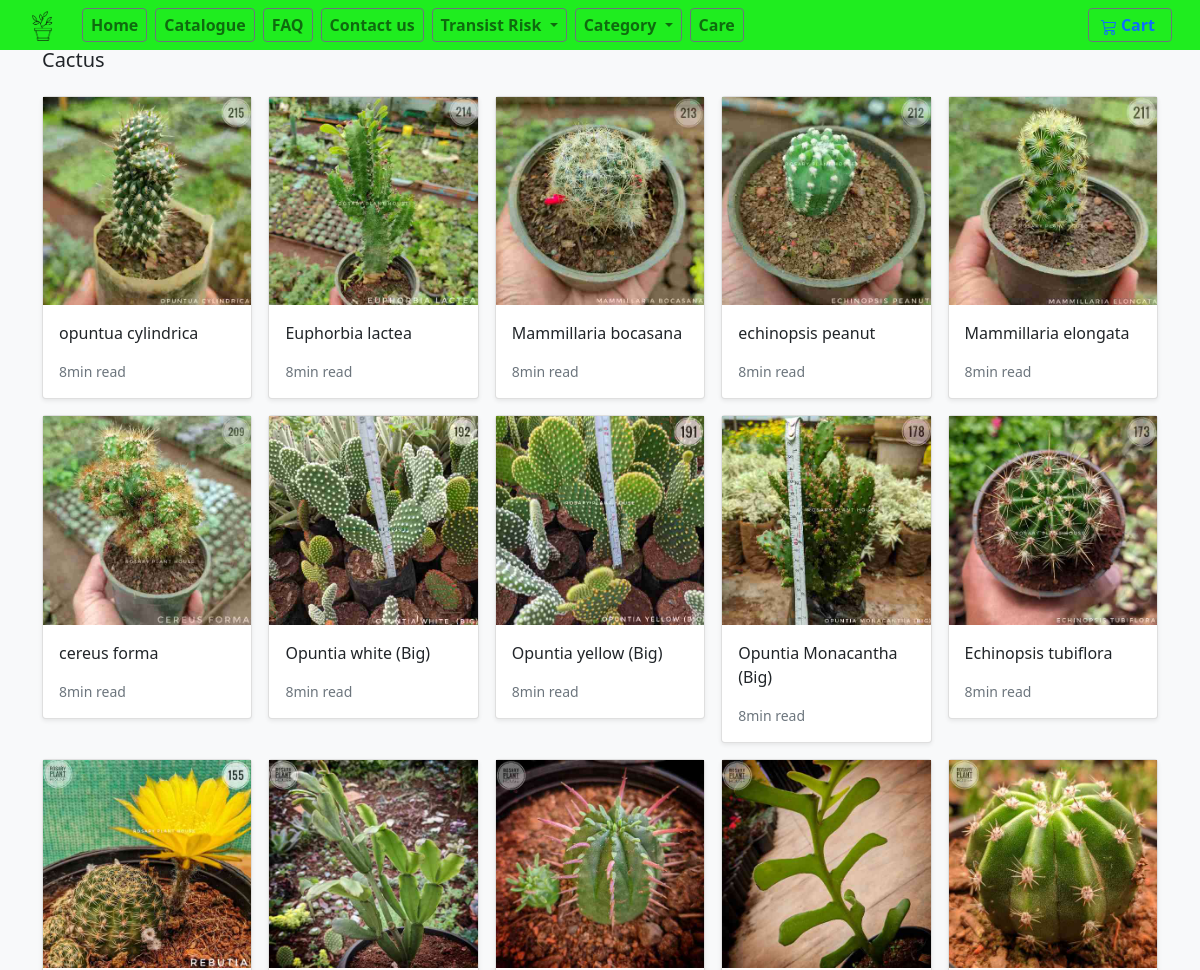
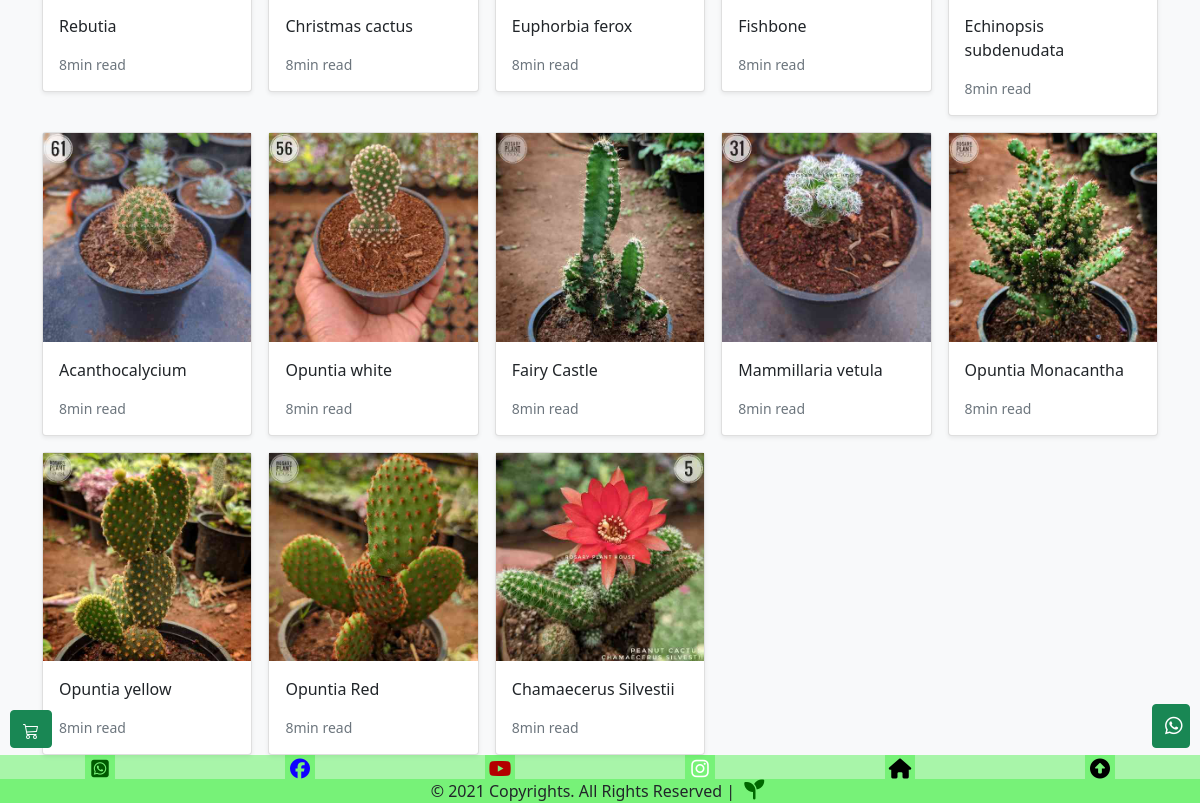
Page /shop/cactus/ on the committed database (2 pictures, top to bottom).
### store/models.py (models this page shows, shortened)
class Category(models.Model):
    name = models.CharField(max_length=255, db_index=True)
    slug = models.SlugField(max_length=255, unique=True)
    class Meta:
        verbose_name_plural = 'categories'

class Product(models.Model):
    pid=models.IntegerField(null=False)
    category = models.ForeignKey(Category, related_name='product', on_delete=models.CASCADE,default=7)
    risk = models.ForeignKey(Risk, related_name='product', on_delete=models.CASCADE,default=1)
    created_by = models.ForeignKey(User, on_delete=models.CASCADE, related_name='product_creator',default=1)
    title = models.CharField(max_length=255)
    Nickname=models.CharField(max_length=255)
    author = models.CharField(max_length=255, default='admin')
    description = models.TextField(blank=True)
    image = models.ImageField(upload_to='images/', default='images/default.png')
    slug = models.SlugField(max_length=255)
    size=models.CharField(max_length=255, default="2-3")
    price = models.IntegerField(default=0)
    disprice = models.IntegerField(default=0)
    orgprice = models.IntegerField(default=0)
    in_stock = models.BooleanField(default=True)
    indoor = models.BooleanField(default=False)
    mother = models.BooleanField(default=False)
    is_active = models.BooleanField(default=True)
    created = models.DateTimeField(auto_now_add=True)
    updated = models.DateTimeField(auto_now=True)
    objects = models.Manager()
    sun = models.ForeignKey(Sun, related_name='product', on_delete=models.CASCADE,default=1)
    Watering = models.ForeignKey(Watering, related_name='product', on_delete=models.CASCADE,default=1)
    products = ProductManager()
    maintenance = models.ForeignKey(maintenance, related_name='product', on_delete=models.CASCADE,default=1)
    tag = models.CharField(max_length=20, choices=TAG_CHOICES, default='None')
    class Meta:
        verbose_name_plural = 'Products'
        ordering = ('-created',)
    def get_absolute_url(self):
        return reverse('store:product_detail', args=[self.slug])

### store/views.py (the view)
# urls.py: path('shop/<slug:category_slug>/', views.category_list, name='category_list'),
def category_list(request, category_slug=None):
    category = get_object_or_404(Category, slug=category_slug)
    products = Product.objects.filter(category=category)
    return render(request, 'store/products/category.html', {'category': category, 'products': products})

### basket/basket.py (called while the page is built)
    def __len__(self):
        return sum(item['qty'] for item in self.basket.values())

### basket/context_processors.py (called while the page is built)
def basket(request):
    return {'basket': Basket(request)}

### store/context_processors.py (called while the page is built)
def categories(request):
    Product.objects.update(price=F('price'))
    return {
        'categories': Category.objects.all()
    }

### templates/store/products/category.html (shortened to what this page needs)
{% extends "../base.html" %}
{% load static %}
{% block content %}
<main>
  <div class="album py-5 bg-light">
    <div class="container">
      <div class="pb-3 h5">{{category.name|title}}</div>
      <div class="row row-cols-1 row-cols-sm-2 row-cols-md-5 g-3">
        {% for product in products %}
        <div class="col">
          <div class="card shadow-sm">
          <img class="img-fluid" alt="Responsive image" src="{{ product.image.url }}">
            <div class="card-body">
              <p class="card-text">
                <a class="text-dark text-decoration-none" href="{{ product.get_absolute_url }}">{{ product.title }}</a>
              </p>
              <div class="d-flex justify-content-between align-items-center">
                <small class="text-muted">8min read</small>
              </div>
            </div>
          </div>
        </div>
        {% endfor %}
      </div>
    </div>
  </div>
</main>
{% endblock %}

### templates/store/base.html (shortened to what this page needs)
{% load static %}
{% load mathfilters %}
<!DOCTYPE html>
<html>
<head>
    <link rel="stylesheet" href="https://stackpath.bootstrapcdn.com/bootstrap/4.3.1/css/bootstrap.min.css">
    <link rel="stylesheet" href="https://cdnjs.cloudflare.com/ajax/libs/font-awesome/4.7.0/css/font-awesome.min.css">
    <link href="https://cdn.jsdelivr.net/npm/bootstrap@5.0.1/dist/css/bootstrap.min.css" rel="stylesheet">
 </head>
<body>
  {% block header %}
    <header>
        <nav class="navbar fixed-top navbar-expand-md navbar-light pb-0 pt-0" style="background-color: rgba(0, 235, 0, 0.877)">
            <div class="container-fluid pd-0 my-1">
                <a class="navbar-brand" href="/">
                    <img src="/media/images/logo(only).png" alt="" width="30" height="30">
                  </a>
                <div class="collapse navbar-collapse" id="navbarCollapse">
                    <ul class="navbar-nav me-auto mb-2 mb-md-0">
                        <li class="nav-item pl-2 my-1">
                            <a type="button" class="nav-link btn btn-outline-secondary py-1" href="/index"><strong>Home</strong></a>
                        </li>
                        <li class="nav-item pl-2 my-1">
                            <a type="button" class="nav-link btn btn-outline-secondary py-1" href="/"><strong>Catalogue</strong></a>
                        </li>
                        <li class="nav-item pl-2 my-1">
                          <a type="button" class="nav-link btn btn-outline-secondary py-1" href="/faq/"><strong>FAQ</strong></a>
                      </li>
                        <li class="nav-item pl-2 my-1">
                          <a type="button" class="nav-link btn btn-outline-secondary py-1" href="/contact/"><strong>Contact us</strong></a>
                      </li>
                        <li class="nav-item dropdown pl-2 my-1">
                            <a class="nav-link dropdown-toggle btn btn-outline-secondary py-1" href="#" id="navbarDropdown" role="button"
                                data-bs-toggle="dropdown" aria-expanded="false">
                                <strong>Transist Risk</strong>
                            </a>
                        </li>
                        <li class="nav-item dropdown pl-2 my-1">
                            <a class="nav-link dropdown-toggle btn btn-outline-secondary py-1" href="#" id="navbarDropdown" role="button"
                                data-bs-toggle="dropdown" aria-expanded="false">
                                <strong>Category</strong>
                            </a>
                        </li>
                        <li class="nav-item pl-2 my-1">
                          <a type="button" class="nav-link btn btn-outline-secondary py-1" target="_blank" href="https://rosaryplanthouse.wixsite.com/shibin/blog"><strong>Care</strong></a>
                      </li>
                    </ul>
                    <a type="button" role="button" href="/basket/"
                        class="nav-link btn btn-outline-secondary py-1 pl-2 ml-1">
<strong>
                    </strong>
                        <strong>Cart</strong>
                    </a>
                </div>
            </div>
        </nav>
    </header>
    {% endblock %}
    <div id="content">{% block content %} {% endblock %}</div>
{% block footer %}
<a class="btn btn-success" href="/basket/" role="button" style="position: fixed; bottom: 55px; left: 10px; " >
</a>
<a class="btn btn-success fab fa-whatsapp pr-4" href="https://api.whatsapp.com/send?phone=%2B917904050237&text=Hello, please help me to choose plants from your site." target="_blank" role="button" style="position: fixed; bottom: 55px; right: 10px; " >
</a>
<div class="fixed-bottom">
<footer class="text-center text-white" style="background-color: rgba(0, 235, 0, 0.322)">
    <div class="d-flex justify-content-around pt-0 pb-0" style="color: black;">
      <a href="https://wa.me/message/Z73MZA6IMYFWO1" target="_blank" class="fab fa-whatsapp-square pt-1" style="background-color: rgba(0, 235, 0, 0.295);"></a>
        <a href="https://facebook.com/rosaryplanthouse" target="_blank" class="fab fa-facebook pt-1" style="background-color: rgba(0, 235, 0, 0.295);"></a>
        <a href="https://youtube.com/channel/UCUYHYgkyhoVXy5_h8a5ly6w" target="_blank" class="fab fa-youtube pt-1" style="background-color: rgba(0, 235, 0, 0.295);"></a>
        <a href="https://instagram.com/rosary_plant_house?igshid=ksp4zz9pj5lu" target="_blank" class="fab fa-instagram pt-1" style="background-color: rgba(0, 235, 0, 0.295);"></a>
        <a href="/index" class="fas fa-home pt-1" style="background-color: rgba(0, 235, 0, 0.295);"></a>
        <a href="#" class="fas fa-arrow-alt-circle-up pt-1" style="background-color: rgba(0, 235, 0, 0.295);"></a>
    </div>
    <div class="text-center text-dark pt-0 pb-0" style="background-color: rgba(0, 235, 0, 0.295);">
        © 2021 Copyrights. All Rights Reserved |
        <i class="fas fa-seedling" style="color: rgb(0, 104, 0);"></i>
    </div>
  </footer>
  </div>
  {% endblock %}
</body>
</html>

### templates/store/base.html (style rules this page uses)
.fab { font-size: 20px; width: 30px; text-align: center; text-decoration: none; }
.fas { font-size: 20px; width: 30px; text-align: center; text-decoration: none; }
.fa-facebook { color: rgb(17, 0, 255); }
.fa-whatsapp-square { color: rgb(0, 90, 0); }
.fa-youtube { color: rgb(179, 0, 0); }
.fa-instagram { color: white; }
.fa-home { color: rgb(0, 0, 0); }
.fa-arrow-alt-circle-up { color: rgb(0, 0, 0); }

### rows in the picture
Category: name "Cactus"
Product: image (picture), title "opuntua cylindrica"
Product: image (picture), title "Euphorbia lactea"
Product: image (picture), title "Mammillaria bocasana"
Product: image (picture), title "echinopsis peanut"
Product: image (picture), title "Mammillaria elongata"
Product: image (picture), title "cereus forma"
Product: image (picture), title "Opuntia white (Big)"
Product: image (picture), title "Opuntia yellow (Big)"
Product: image (picture), title "Opuntia Monacantha (Big)"
Product: image (picture), title "Echinopsis tubiflora"
Product: image (picture), title "Rebutia"
Product: image (picture), title "Christmas cactus"
Product: image (picture), title "Euphorbia ferox"
Product: image (picture), title "Fishbone"
Product: image (picture), title "Echinopsis subdenudata"
Product: image (picture), title "Acanthocalycium"
Product: image (picture), title "Opuntia white"
Product: image (picture), title "Fairy Castle"
Product: image (picture), title "Mammillaria vetula"
Product: image (picture), title "Opuntia Monacantha"
Product: image (picture), title "Opuntia yellow"
Product: image (picture), title "Opuntia Red"
Product: image (picture), title "Chamaecerus Silvestii"
